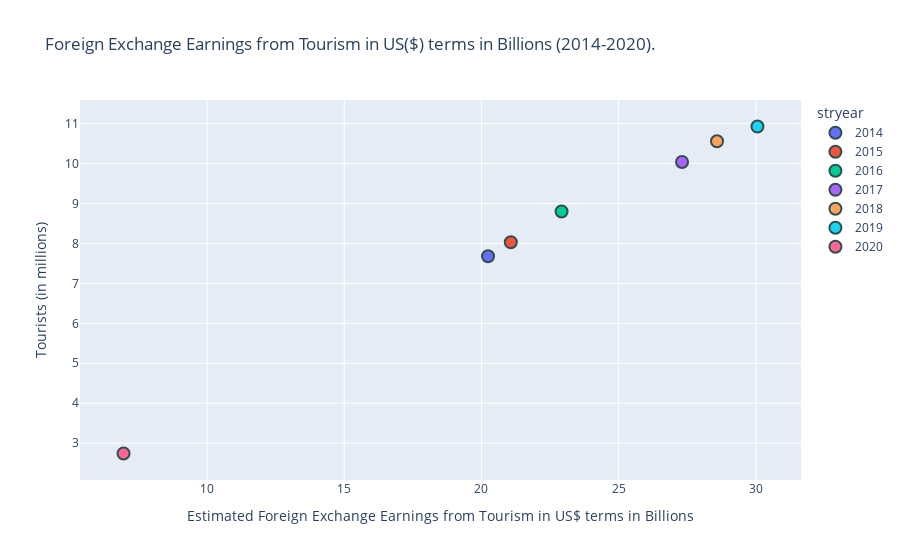

This figure's notebook cell:
### Markdown cell above
**Let's see how much money these tourists generate each year and how that is linked to the amount of visiting tourists on only the foreign exchange earnings in US$**

### Code cell
#Plotting the scattergraph with Plotly
general["stryear"] = general["year"].astype("object")
fig3 = px.scatter(general, x="feeftust", y="noftaii",color="stryear", 
       labels={"feeftust":"Estimated Foreign Exchange Earnings from Tourism in US$ terms in Billions", "noftaii": "Tourists (in millions)"},
       title="Foreign Exchange Earnings from Tourism in US($) terms in Billions (2014-2020).",
       hover_data=["year"])

#customizing the scatter plot
fig3.update_traces(marker=dict(size=12,
                              line=dict(width=2,
                                        color='DarkSlateGrey')),
                  selector=dict(mode='markers'))
fig3.update_layout(showlegend=True)
fig3.show()

### Figure 1 — Plotly figure (JSON) as saved in the notebook; plotly's stock layout.template omitted (floating-point values rounded to 4 significant figures)
{"data": [{"customdata": [[2014]], "hovertemplate": "stryear=2014<br>Estimated Foreign Exchange Earnings from Tourism in US$ terms in Billions=%{x}<br>Tourists (in millions)=%{y}<br>year=%{customdata[0]}<extra></extra>", "legendgroup": "2014", "marker": {"color": "#636efa", "line": {"color": "DarkSlateGrey", "width": 2}, "size": 12, "symbol": "circle"}, "mode": "markers", "name": "2014", "orientation": "v", "showlegend": true, "type": "scatter", "x": [20.24], "xaxis": "x", "y": [7.68], "yaxis": "y"}, {"customdata": [[2015]], "hovertemplate": "stryear=2015<br>Estimated Foreign Exchange Earnings from Tourism in US$ terms in Billions=%{x}<br>Tourists (in millions)=%{y}<br>year=%{customdata[0]}<extra></extra>", "legendgroup": "2015", "marker": {"color": "#EF553B", "line": {"color": "DarkSlateGrey", "width": 2}, "size": 12, "symbol": "circle"}, "mode": "markers", "name": "2015", "orientation": "v", "showlegend": true, "type": "scatter", "x": [21.07], "xaxis": "x", "y": [8.03], "yaxis": "y"}, {"customdata": [[2016]], "hovertemplate": "stryear=2016<br>Estimated Foreign Exchange Earnings from Tourism in US$ terms in Billions=%{x}<br>Tourists (in millions)=%{y}<br>year=%{customdata[0]}<extra></extra>", "legendgroup": "2016", "marker": {"color": "#00cc96", "line": {"color": "DarkSlateGrey", "width": 2}, "size": 12, "symbol": "circle"}, "mode": "markers", "name": "2016", "orientation": "v", "showlegend": true, "type": "scatter", "x": [22.92], "xaxis": "x", "y": [8.8], "yaxis": "y"}, {"customdata": [[2017]], "hovertemplate": "stryear=2017<br>Estimated Foreign Exchange Earnings from Tourism in US$ terms in Billions=%{x}<br>Tourists (in millions)=%{y}<br>year=%{customdata[0]}<extra></extra>", "legendgroup": "2017", "marker": {"color": "#ab63fa", "line": {"color": "DarkSlateGrey", "width": 2}, "size": 12, "symbol": "circle"}, "mode": "markers", "name": "2017", "orientation": "v", "showlegend": true, "type": "scatter", "x": [27.31], "xaxis": "x", "y": [10.04], "yaxis": "y"}, {"customdata": [[2018]], "hovertemplate": "stryear=2018<br>Estimated Foreign Exchange Earnings from Tourism in US$ terms in Billions=%{x}<br>Tourists (in millions)=%{y}<br>year=%{customdata[0]}<extra></extra>", "legendgroup": "2018", "marker": {"color": "#FFA15A", "line": {"color": "DarkSlateGrey", "width": 2}, "size": 12, "symbol": "circle"}, "mode": "markers", "name": "2018", "orientation": "v", "showlegend": true, "type": "scatter", "x": [28.59], "xaxis": "x", "y": [10.56], "yaxis": "y"}, {"customdata": [[2019]], "hovertemplate": "stryear=2019<br>Estimated Foreign Exchange Earnings from Tourism in US$ terms in Billions=%{x}<br>Tourists (in millions)=%{y}<br>year=%{customdata[0]}<extra></extra>", "legendgroup": "2019", "marker": {"color": "#19d3f3", "line": {"color": "DarkSlateGrey", "width": 2}, "size": 12, "symbol": "circle"}, "mode": "markers", "name": "2019", "orientation": "v", "showlegend": true, "type": "scatter", "x": [30.06], "xaxis": "x", "y": [10.93], "yaxis": "y"}, {"customdata": [[2020]], "hovertemplate": "stryear=2020<br>Estimated Foreign Exchange Earnings from Tourism in US$ terms in Billions=%{x}<br>Tourists (in millions)=%{y}<br>year=%{customdata[0]}<extra></extra>", "legendgroup": "2020", "marker": {"color": "#FF6692", "line": {"color": "DarkSlateGrey", "width": 2}, "size": 12, "symbol": "circle"}, "mode": "markers", "name": "2020", "orientation": "v", "showlegend": true, "type": "scatter", "x": [6.958], "xaxis": "x", "y": [2.74], "yaxis": "y"}], "layout": {"autosize": true, "legend": {"title": {"text": "stryear"}, "tracegroupgap": 0}, "showlegend": true, "title": {"text": "Foreign Exchange Earnings from Tourism in US($) terms in Billions (2014-2020)."}, "xaxis": {"anchor": "y", "autorange": true, "domain": [0, 1], "range": [5.44, 31.58], "title": {"text": "Estimated Foreign Exchange Earnings from Tourism in US$ terms in Billions"}, "type": "linear"}, "yaxis": {"anchor": "x", "autorange": true, "domain": [0, 1], "range": [1.986, 11.68], "title": {"text": "Tourists (in millions)"}, "type": "linear"}}}
